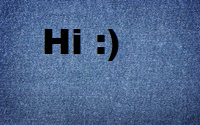
#> input picture Assignment 4 - Texture Synthesis/Denim/Denim.jpg, 200 x 125 px, found by its file name
$ python Holefill.py   (Python 2 division)
#> lines starting #> are read from the running program, lines starting #| are printed output that depends on the picture; after the words box and inside, x2 and y2 are one past the last pixel; in counts of white or black regions, pixels touching at a corner belong together
from PIL import Image, ImageDraw
import numpy as np
import random
import os.path
import pickle

##############################################################################
#                        Functions for you to complete                       #
##############################################################################

# [73 lines left out: functions ComputeSSD, CopyPatch, not called in this run]

##############################################################################
#                            Some helper functions                           #
##############################################################################

def DrawBox(im,x1,y1,x2,y2):
        draw = ImageDraw.Draw(im)
        draw.line((x1,y1,x1,y2),fill="white",width=1)
        draw.line((x1,y1,x2,y1),fill="white",width=1)
        draw.line((x2,y2,x1,y2),fill="white",width=1)
        draw.line((x2,y2,x2,y1),fill="white",width=1)
        del draw
        return im

# [12 lines left out: function Find_Edge, not called in this run]

##############################################################################
#                           Main script starts here                          #
##############################################################################

#
# Constants
#

# Change patchL to change the patch size used (patch size is 2 *patchL + 1)
patchL = 10
patchSize = 2*patchL+1

# Standard deviation for random patch selection
randomPatchSD = 0

# Display results interactively
showResults = True

#
# Read input image
#

im = Image.open("Denim.jpg").convert('RGB')
#> im is the input picture: PIL image 200x125 RGB; mean R, G, B 76.1, 100.8, 140.9
im_array = np.asarray(im, dtype=np.uint8)
imRows, imCols, imBands = np.shape(im_array)
#> imRows = 125; imCols = 200; imBands = 3

#
# Define hole and texture regions.  This will use files fill_region.pkl and
#   texture_region.pkl, if both exist, otherwise user has to select the regions.
if os.path.isfile('Denim_fill_region.pkl') and os.path.isfile('Denim_texture_region.pkl'):
        fill_region_file = open('Denim_fill_region.pkl', 'rb')
#> (reads Assignment 4 - Texture Synthesis/Denim/Denim_fill_region.pkl from the repository)
        fillRegion = pickle.load( fill_region_file )
        fill_region_file.close()

        texture_region_file = open('Denim_texture_region.pkl', 'rb')
#> (reads Assignment 4 - Texture Synthesis/Denim/Denim_texture_region.pkl from the repository)
        textureRegion = pickle.load( texture_region_file )
        texture_region_file.close()
else:
        # ask the user to define the regions
        print "Specify the fill and texture regions using polyselect.py"
        exit()

#
# Get coordinates for hole and texture regions
#

fill_indices = fillRegion.nonzero()
nFill = len(fill_indices[0])                # number of pixels to be filled
iFillMax = max(fill_indices[0])
iFillMin = min(fill_indices[0])
jFillMax = max(fill_indices[1])
jFillMin = min(fill_indices[1])
assert((iFillMin >= patchL) and
                (iFillMax < imRows - patchL) and
                (jFillMin >= patchL) and
                (jFillMax < imCols - patchL)) , "Hole is too close to edge of image for this patch size"

texture_indices = textureRegion.nonzero()
iTextureMax = max(texture_indices[0])
iTextureMin = min(texture_indices[0])
jTextureMax = max(texture_indices[1])
jTextureMin = min(texture_indices[1])
textureIm   = im_array[iTextureMin:iTextureMax+1, jTextureMin:jTextureMax+1, :]
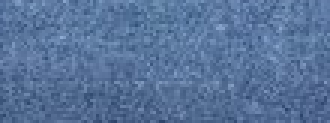
#> textureIm: shape (41, 110, 3) (shown 3 times larger); mean R, G, B 87.6, 114.9, 154
texImRows, texImCols, texImBands = np.shape(textureIm)
#> texImRows = 41; texImCols = 110; texImBands = 3
assert((texImRows > patchSize) and
                (texImCols > patchSize)) , "Texture image is smaller than patch size"

#
# Initialize imHole for texture synthesis (i.e., set fill pixels to 0)
#

imHole = im_array.copy()
imHole[fill_indices] = 0
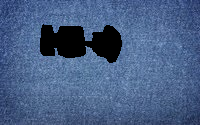
#> imHole: shape (125, 200, 3); 8.46% of pixels changed, all inside (x1, y1, x2, y2) = (40, 24, 122, 63)

#
# Is the user happy with fillRegion and textureIm?
#
if showResults == True:
        # original
        im.show()
        # convert to a PIL image, show fillRegion and draw a box around textureIm
        im1 = Image.fromarray(imHole).convert('RGB')
        im1 = DrawBox(im1,jTextureMin,iTextureMin,jTextureMax,iTextureMax)
        im1.show()
        print "Are you happy with this choice of fillRegion and textureIm?"
        Yes_or_No = False
        while not Yes_or_No:
#> (the run stopped early here; a loop or call above may not have finished)
